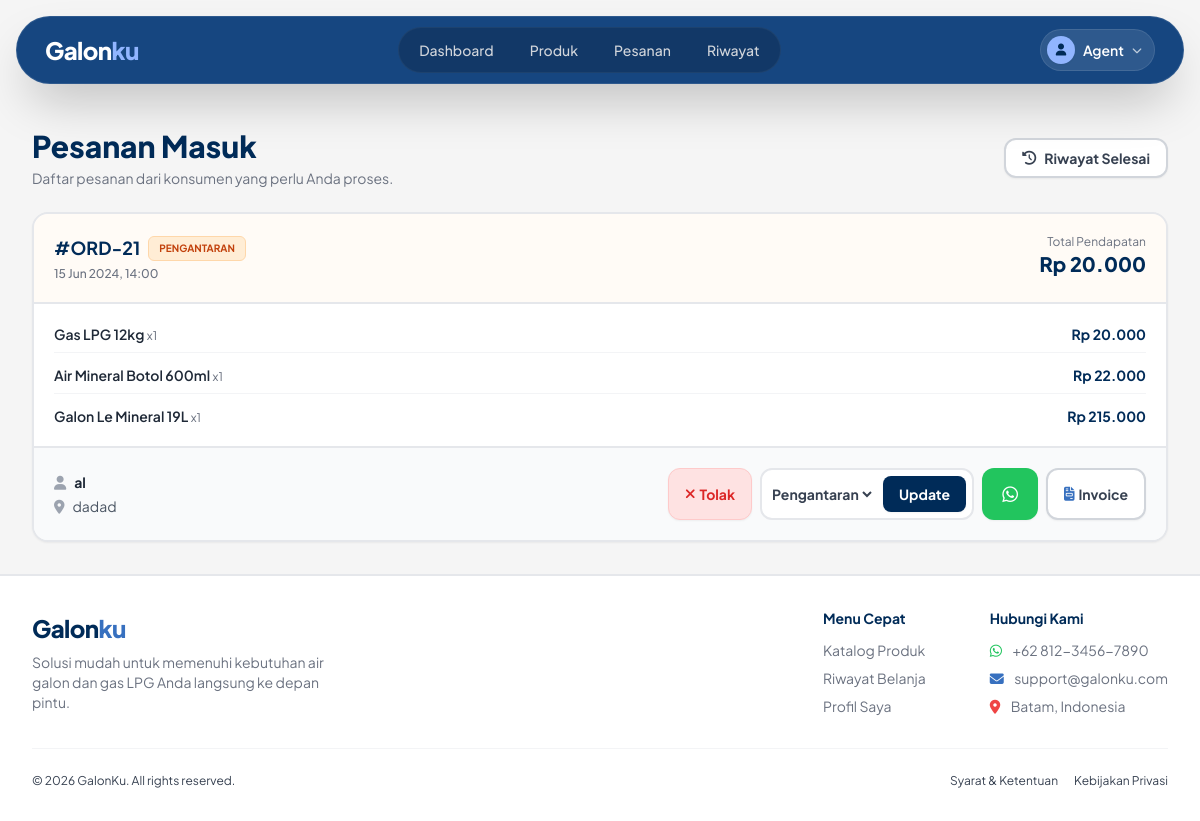
The app's page /agent/pesanan.php (signed in) with its own data.
### tables this page shows
CREATE TABLE `orders` (
  `id_order` int NOT NULL,
  `order_date` datetime DEFAULT CURRENT_TIMESTAMP,
  `total_price` decimal(10,2) DEFAULT NULL,
  `id_user` int DEFAULT NULL,
  `id_agent` int DEFAULT NULL
);

CREATE TABLE `order_detail` (
  `id_order_detail` int NOT NULL,
  `quantity_item` int NOT NULL,
  `status` enum('SELESAI','DIPROSES','PENGANTARAN','MENUNGGU KONFIRMASI AGENT') NOT NULL,
  `subtotal` decimal(10,2) NOT NULL,
  `id_order` int DEFAULT NULL,
  `id_product` int DEFAULT NULL
);

CREATE TABLE `product` (
  `id_product` int NOT NULL,
  `id_agent` int NOT NULL,
  `img` varchar(255) DEFAULT NULL,
  `name_product` varchar(100) NOT NULL,
  `price` decimal(10,2) NOT NULL,
  `stock` int NOT NULL
);

CREATE TABLE `users` (
  `id_user` int NOT NULL,
  `foto` longblob,
  `username` varchar(50) NOT NULL,
  `password` varchar(255) NOT NULL,
  `no_hp` varchar(255) NOT NULL,
  `email` varchar(100) DEFAULT NULL,
  `address` text,
  `depot` varchar(50) DEFAULT NULL,
  `id_role` int DEFAULT NULL
);

### agent/pesanan.php (the view, shortened to what this page needs)
<?php
include __DIR__ . '/../koneksi.php';
$id_user = $_SESSION['id_user'];
?>
<!DOCTYPE html>
<html lang="id">
<head>
    <?php include '../layout/assets.php'; ?>
</head>
<body class="font-sans antialiased bg-surface">
    <?php include '../layout/navbar.php'; ?>
    <main class="max-w-7xl mx-auto px-4 sm:px-6 lg:px-8 py-6 md:py-8">
        <div class="mb-6 flex flex-col sm:flex-row justify-between items-start sm:items-center gap-4">
            <div>
                <h1 class="text-2xl md:text-3xl font-extrabold text-primary mb-1">Pesanan Masuk</h1>
                <p class="text-sm text-gray-500">Daftar pesanan dari konsumen yang perlu Anda proses.</p>
            </div>
            <a href="riwayat_pesanan.php" class="bg-white border-2 border-gray-300 text-gray-700 px-4 py-2 rounded-xl text-sm font-bold hover:bg-gray-100 transition shadow-sm flex items-center gap-2">
                <i class="fa-solid fa-clock-rotate-left"></i> Riwayat Selesai
            </a>
        </div>
        <div class="space-y-4">
            <?php
            $query = "SELECT o.id_order, o.order_date, o.total_price, u.username AS pembeli, u.no_hp, u.address
                      FROM orders o
                      JOIN users u ON o.id_user = u.id_user
                      WHERE o.id_agent = '$id_user'
                      AND o.id_order NOT IN (
                          SELECT id_order FROM order_detail WHERE status = 'SELESAI'
                      )
                      ORDER BY o.order_date DESC";
            $result = mysqli_query($koneksi, $query);
            while ($row = mysqli_fetch_assoc($result)) {
                $id_order = $row['id_order'];
                $q_status = mysqli_query($koneksi, "SELECT status FROM order_detail WHERE id_order = '$id_order' LIMIT 1");
                $d_status = mysqli_fetch_assoc($q_status);
                $status_pesanan = $d_status['status'] ?? 'MENUNGGU KONFIRMASI AGENT';
                $badge_class = "bg-gray-100 text-gray-700 border-gray-200";
                $bg_header = "bg-gray-50";
                if ($status_pesanan == 'MENUNGGU KONFIRMASI AGENT') {
                    $badge_class = "bg-red-100 text-red-700 border-red-200";
                    $bg_header = "bg-red-50/50";
                } elseif ($status_pesanan == 'DIPROSES') {
                    $badge_class = "bg-blue-100 text-blue-700 border-blue-200";
                    $bg_header = "bg-blue-50/50";
                } elseif ($status_pesanan == 'PENGANTARAN') {
                    $badge_class = "bg-orange-100 text-orange-700 border-orange-200";
                    $bg_header = "bg-orange-50/50";
                }
            ?>
            <div class="bg-white rounded-2xl shadow-sm border-2 border-gray-200 overflow-hidden hover:shadow-md transition-shadow">
                <div class="<?= $bg_header; ?> p-4 md:p-5 flex flex-col sm:flex-row justify-between items-start border-b-2 border-gray-200 gap-4">
                    <div>
                        <div class="flex items-center gap-2 mb-1">
                            <p class="font-bold text-primary text-lg">#ORD-<?= $row['id_order']; ?></p>
                            <span class="text-[10px] font-bold px-2.5 py-1 rounded-md border <?= $badge_class; ?>">
                                <?= str_replace('MENUNGGU KONFIRMASI AGENT', 'MENUNGGU', $status_pesanan); ?>
                            </span>
                        </div>
                        <p class="text-xs text-gray-500 font-medium"><?= date('d M Y, H:i', strtotime($row['order_date'])); ?></p>
                    </div>
                    <div class="text-left sm:text-right w-full sm:w-auto flex sm:flex-col justify-between items-center sm:items-end">
                        <p class="text-xs text-gray-500">Total Pendapatan</p>
                        <p class="font-extrabold text-primary text-xl">Rp <?= number_format($row['total_price'], 0, ',', '.'); ?></p>
                    </div>
                </div>
                <div class="p-4 md:p-5 space-y-3">
                    <?php
                    $q_detail = "SELECT od.*, p.name_product
                                 FROM order_detail od
                                 JOIN product p ON od.id_product = p.id_product
                                 WHERE od.id_order = '$id_order'";
                    $res_detail = mysqli_query($koneksi, $q_detail);
                    while($d = mysqli_fetch_assoc($res_detail)):
                    ?>
                    <div class="flex justify-between items-center border-b border-gray-100 pb-2 last:border-0 last:pb-0">
                        <div>
                            <p class="font-semibold text-gray-800 text-sm"><?= htmlspecialchars($d['name_product']); ?> <span class="text-gray-500 text-xs font-normal">x<?= $d['quantity_item']; ?></span></p>
                        </div>
                        <p class="font-bold text-primary text-sm">Rp <?= number_format($d['subtotal'], 0, ',', '.'); ?></p>
                    </div>
                    <?php endwhile; ?>
                </div>
                <div class="bg-gray-50 p-4 md:p-5 border-t-2 border-gray-200 flex flex-col lg:flex-row justify-between items-center gap-4">
                    <div class="text-sm w-full lg:w-auto">
                        <p class="font-bold text-gray-800"><i class="fa-solid fa-user text-gray-400 mr-2"></i><?= htmlspecialchars($row['pembeli']); ?></p>
                        <p class="text-gray-600 mt-1"><i class="fa-solid fa-location-dot text-gray-400 mr-2"></i><?= htmlspecialchars($row['address'] ?? 'Alamat tidak tersedia'); ?></p>
                    </div>
                    <div class="flex flex-col sm:flex-row gap-2 w-full lg:w-auto">
                        <button onclick="openTolakModal(<?= $row['id_order']; ?>)" class="w-full sm:w-auto text-center bg-red-100 text-red-600 border border-red-200 px-4 py-2.5 rounded-xl text-sm font-bold hover:bg-red-200 transition shadow-sm flex items-center justify-center gap-1">
                            <i class="fa-solid fa-xmark"></i> Tolak
                        </button>
                        <form action="" method="POST" class="flex items-center gap-2 bg-white p-1.5 rounded-xl border-2 border-gray-200 w-full sm:w-auto">
                            <select name="status_baru" class="text-sm border-none bg-transparent focus:ring-0 outline-none font-bold text-gray-700 cursor-pointer flex-1">
                                <option value="PENGANTARAN" <?= $status_pesanan == 'PENGANTARAN' ? 'selected' : ''; ?>>Pengantaran</option>
                            </select>
                            <button type="submit" name="update_status_order" class="bg-primary text-white px-4 py-2 rounded-lg hover:bg-secondary transition text-sm font-bold shadow-sm">
                                Update
                            </button>
                        </form>
                        <?php if (!empty($row['no_hp'])): ?>
                        <a href="https://wa.me/62<?= preg_replace('/^0/', '', $row['no_hp']); ?>?text=Halo%20<?= urlencode($row['pembeli']); ?>,%20pesanan%20Anda%20sedang%20kami%20proses." target="_blank" class="w-full sm:w-auto text-center bg-green-500 text-white px-5 py-2.5 rounded-xl text-sm font-bold hover:bg-green-600 transition shadow-sm flex items-center justify-center gap-1">
                            <i class="fa-brands fa-whatsapp text-lg"></i>
                        </a>
                        <?php endif; ?>
                        <a href="invoice.php?id=<?= $row['id_order']; ?>" class="w-full sm:w-auto text-center bg-white border-2 border-gray-300 text-gray-700 px-4 py-2.5 rounded-xl text-sm font-bold hover:bg-gray-100 transition shadow-sm flex items-center justify-center gap-1">
                            <i class="fa-solid fa-file-invoice text-secondary"></i> Invoice
                        </a>
                    </div>
                </div>
            </div>
            <?php } ?>
        </div>
    </main>
    <?php include '../layout/footer.php'; ?>
</body>
</html>

### layout/assets.php (style rules this page uses)
body { background-color: #F1F5F9; font-family: 'Plus Jakarta Sans', sans-serif; color: #002B58; }

### records on screen
orders: id_order "21", status_pesanan "PENGANTARAN", order_date "15 Jun 2024, 14:00", total_price "20.000", id_user.username "al", id_user.address "dadad"
order_detail: id_product.name_product "Gas LPG 12kg", quantity_item "1", subtotal "20.000"
order_detail: id_product.name_product "Air Mineral Botol 600ml", quantity_item "1", subtotal "22.000"
order_detail: id_product.name_product "Galon Le Mineral 19L", quantity_item "1", subtotal "215.000"

### other values on screen
$nav_username "Agent"
